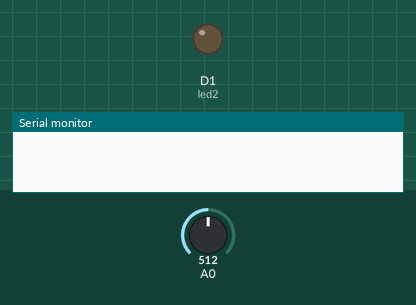
The sketch below on a simulated ESP8266 (NodeMCU). Parts: output pins drawn as LEDs (lit = HIGH), the last lines printed to the serial monitor. Inputs (shaded band) come from the test bench; at power-on: A0 = 512. WiFi joins after 1.5 s; servers stay silent unless stated.

Above: at 0.1 s.
At 2.9 s:
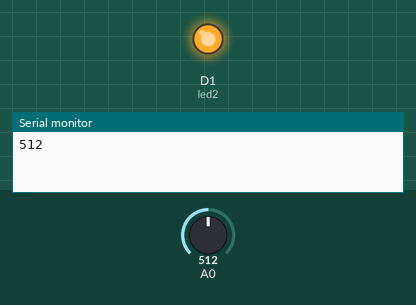
Timing chart, 0 to 4.4 s (numbered marks = the images above):
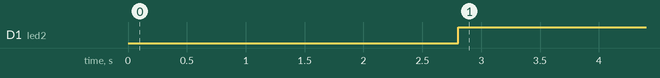

Measured:
- by itself, D1 (led2): LOW → HIGH at 2.8 s

The sketch:

Soil_Moisture_Sensor_blynk_LEDonBoard.ino
```cpp
#define BLYNK_PRINT Serial

#include <SPI.h>
#include <ESP8266WiFi.h>
#include <BlynkSimpleEsp8266.h>

char auth[] = "b76d1967b13243fda77e6963c8278b11";
char ssid[] = "MSI 7544";
char pass[] = "5T347$d4";

//Set LED on board
int led2 = D1;

BlynkTimer timer;

WidgetLED led1(V1);

void sendSensor()
{
  int sensorValue = analogRead(A0);

  Serial.println(sensorValue);
  Blynk.virtualWrite(V5, sensorValue);

  if (sensorValue < 800) {
    led1.on();
    digitalWrite(led2, HIGH);
  } else {
    led1.off();
    digitalWrite(led2, LOW);
  }
}

void setup()
{
  // Debug console
  Serial.begin(115200);
  pinMode(led2, OUTPUT);
  Blynk.begin(auth, ssid, pass);

  // Setup a function to be called every second
  timer.setInterval(1000L, sendSensor);
}

void loop()
{
  Blynk.run();
  timer.run();

}
```
